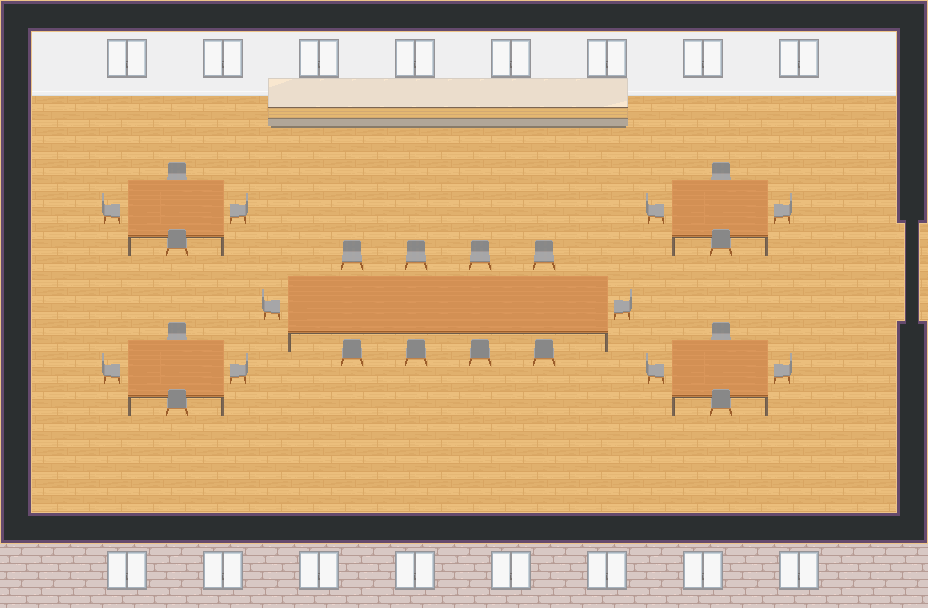

A 2D game scene composited from a Tiled map and its tileset images. What follows is a short description and the map's XML, with each tile layer's data collapsed to a summary:
An orthogonal 29x19 tile map with 32x32 px tiles, 10 tile layers (mainRoom, start, collisions, floor, ...), 4 tilesets.

<map version="1.8" tiledversion="1.8.2" orientation="orthogonal" renderorder="right-down" width="29" height="19" tilewidth="32" tileheight="32" infinite="0" nextlayerid="12" nextobjectid="1">
 <editorsettings>
  <export target="../../lunchRoom.json" format="json" />
 </editorsettings>
 <tileset firstgid="1" name="Room_Builder" tilewidth="32" tileheight="32" tilecount="1000" columns="25">
  <image source="WA_Room_Builder.png" trans="ffffff" width="800" height="1280" />
 </tileset>
 <tileset firstgid="1001" name="Tables" tilewidth="32" tileheight="32" tilecount="270" columns="10">
  <image source="WA_Tables.png" trans="ffffff" width="320" height="864" />
 </tileset>
 <tileset firstgid="1271" name="Seats" tilewidth="32" tileheight="32" tilecount="182" columns="13">
  <image source="WA_Seats.png" trans="ffffff" width="416" height="448" />
 </tileset>
 <tileset firstgid="1453" name="Special_Zones" tilewidth="32" tileheight="32" tilecount="12" columns="6">
  <image source="WA_Special_Zones.png" trans="ffffff" width="192" height="64" />
  <tile id="2">
   <properties>
    <property name="collides" type="bool" value="true" />
   </properties>
  </tile>
 </tileset>
 <layer id="11" name="mainRoom" width="29" height="19">
  <properties>
   <property name="exitUrl" value="https://play.wa.m17.link/_/global/m17-project.github.io/m17-wa/map.json" />
  </properties>
  <data>[551 cells, 3 non-empty, 1 distinct tile ids]</data>
 </layer>
 <layer id="10" name="start" width="29" height="19">
  <data>[551 cells, 6 non-empty, 1 distinct tile ids]</data>
 </layer>
 <layer id="9" name="collisions" width="29" height="19">
  <data>[551 cells, 253 non-empty, 1 distinct tile ids]</data>
 </layer>
 <layer id="4" name="floor" width="29" height="19">
  <data>[551 cells, 354 non-empty, 2 distinct tile ids]</data>
 </layer>
 <layer id="1" name="walls" width="29" height="19">
  <data>[551 cells, 197 non-empty, 18 distinct tile ids]</data>
 </layer>
 <layer id="5" name="wallArt" width="29" height="19">
  <data>[551 cells, 64 non-empty, 4 distinct tile ids]</data>
 </layer>
 <layer id="6" name="belowFurniture" width="29" height="19">
  <data>[551 cells, 36 non-empty, 9 distinct tile ids]</data>
 </layer>
 <layer id="7" name="furniture" width="29" height="19">
  <data>[551 cells, 70 non-empty, 14 distinct tile ids]</data>
 </layer>
 <layer id="8" name="aboveFurniture" width="29" height="19">
  <data>[551 cells, 12 non-empty, 3 distinct tile ids]</data>
 </layer>
 <objectgroup id="2" name="floorLayer" />
 <layer id="3" name="abovePlayer1" width="29" height="19">
  <data>[551 cells, 25 non-empty, 4 distinct tile ids]</data>
 </layer>
</map>
